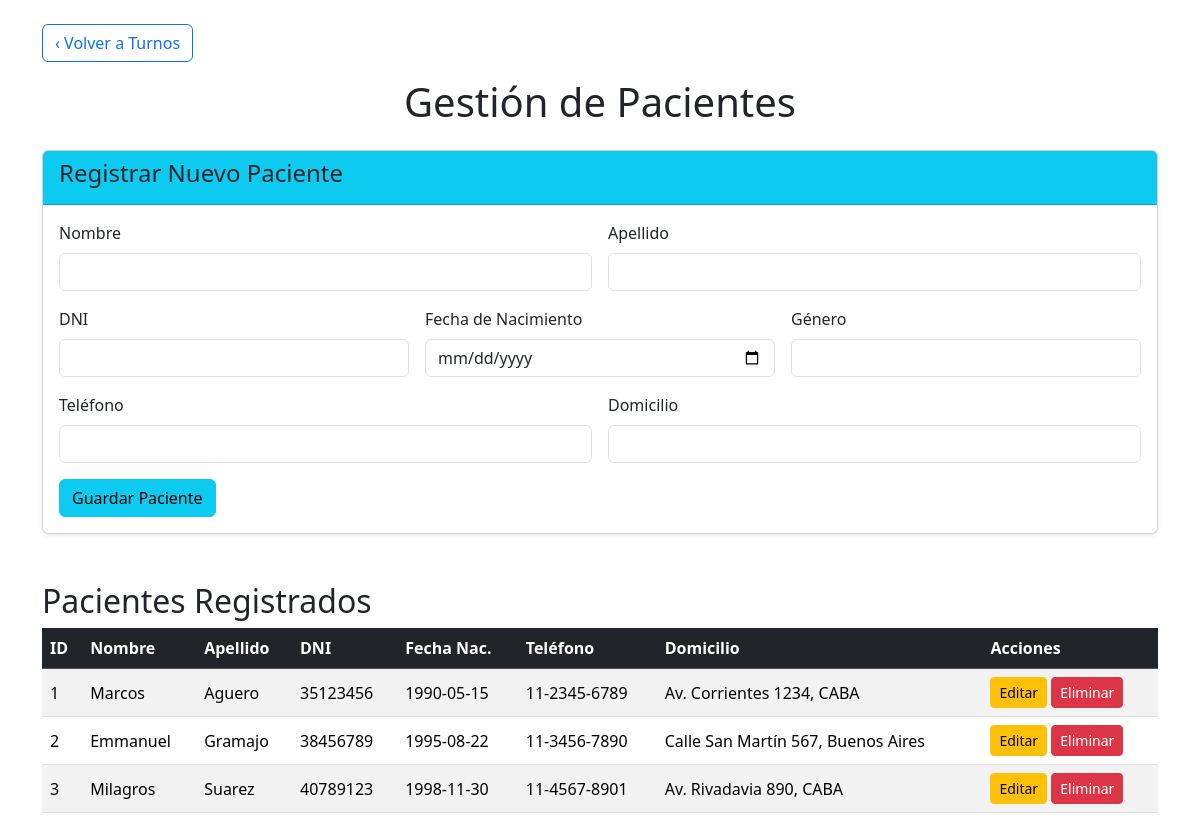
The page /pacientes (signed in) on the database as committed earlier.
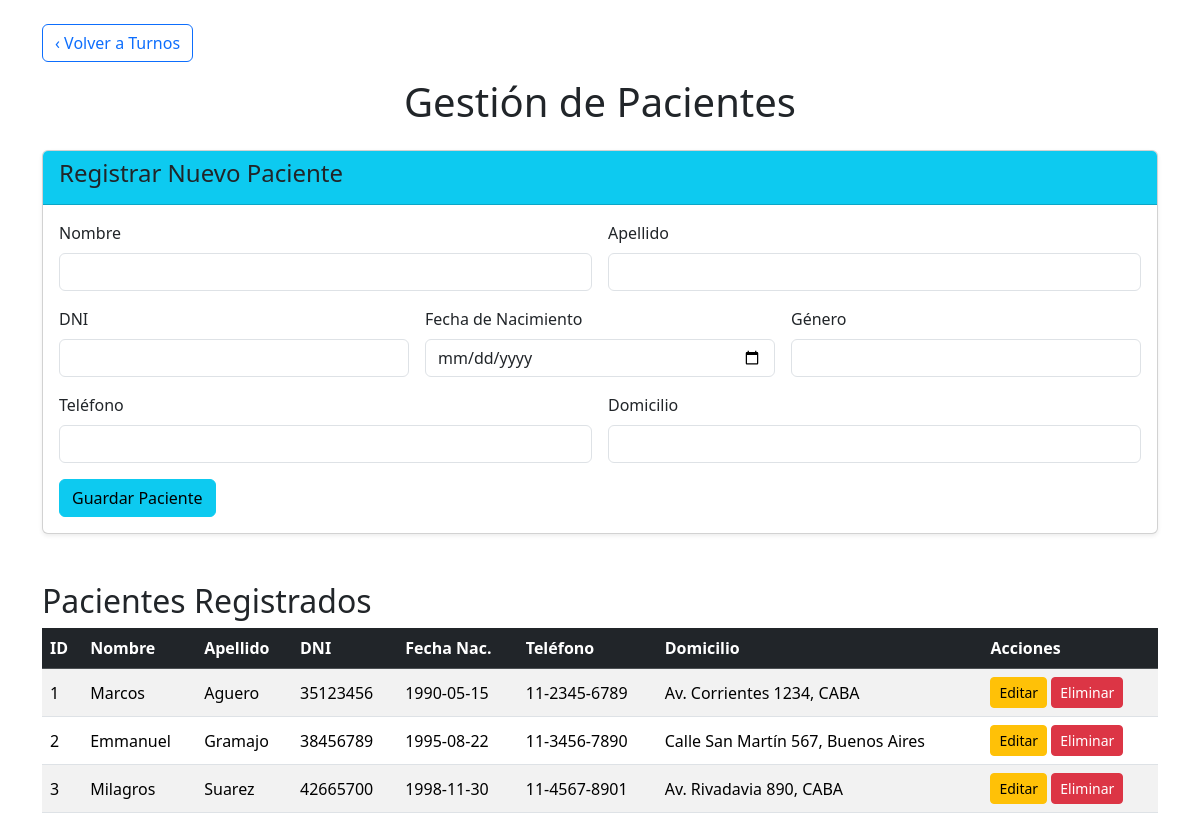
The same page on the database as committed later.
### tables this page shows
CREATE TABLE pacientes (
                    id_paciente INTEGER PRIMARY KEY AUTOINCREMENT,
                    nombre VARCHAR(50) NOT NULL,
                    apellido VARCHAR(50) NOT NULL,
                    dni VARCHAR(20) UNIQUE NOT NULL,
                    fecha_nacimiento DATE NOT NULL,
                    genero VARCHAR(20),
                    telefono VARCHAR(20),
                    domicilio VARCHAR(100)
                );

### app.py (the view)
@app.route('/pacientes')
@login_required
def pacientes_index():
    db = GestionTurnosHospital()
    pacientes = db.consultar_pacientes()
    db.cerrar()
    return render_template('pacientes.html', pacientes=pacientes)

### app.py (called while the page is built)
def login_required(f):
    @wraps(f)
    def decorated_function(*args, **kwargs):
        if 'dni_usuario' not in session:
            flash('Por favor, inicie sesión para acceder', 'warning')
            return redirect(url_for('login'))
        return f(*args, **kwargs)
    return decorated_function

### db_hospital.py (called while the page is built)
    def conectar(self):
        try:
            self.conexion = sqlite3.connect(self.nombre_db)
            self.conexion.row_factory = sqlite3.Row
            self.cursor = self.conexion.cursor()
            return True
        except sqlite3.Error as e:
            print(f"✗ Error al conectar: {e}")
            return False

    def consultar_pacientes(self):
        try:
            self.cursor.execute('SELECT * FROM pacientes ORDER BY apellido')
            return [dict(row) for row in self.cursor.fetchall()]
        except sqlite3.Error as e:
            print(f"✗ Error al consultar pacientes: {e}")
            return []

    def cerrar(self):
        if self.conexion:
            self.conexion.close()

### templates/pacientes.html (shortened to what the changed rows need)
<!DOCTYPE html>
<html lang="es">
<head>
    <link href="https://cdn.jsdelivr.net/npm/bootstrap@5.3.3/dist/css/bootstrap.min.css" rel="stylesheet">
</head>
<body>
    <div class="container mt-4">
        <h1 class="text-center mb-4">Gestión de Pacientes</h1>
        <h2> Pacientes Registrados</h2>
        <div class="table-responsive">
            <table class="table table-striped table-hover align-middle">
                <thead class="table-dark">
                    <tr>
                        <th>ID</th>
                        <th>Nombre</th>
                        <th>Apellido</th>
                        <th>DNI</th>
                        <th>Fecha Nac.</th>
                        <th>Teléfono</th>
                        <th>Domicilio</th>
                        <th>Acciones</th>
                    </tr>
                </thead>
                <tbody>
                    {% for paciente in pacientes %}
                    <tr>
                        <td>{{ paciente.id_paciente }}</td>
                        <td>{{ paciente.nombre }}</td>
                        <td>{{ paciente.apellido }}</td>
                        <td>{{ paciente.dni }}</td>
                        <td>{{ paciente.fecha_nacimiento }}</td>
                        <td>{{ paciente.telefono }}</td>
                        <td>{{ paciente.domicilio }}</td>
                        <td>
                            <a href="{{ url_for('paciente_editar', id_paciente=paciente.id_paciente) }}" class="btn btn-sm btn-warning">
                                Editar
                            </a>
                            <form action="{{ url_for('paciente_eliminar', id_paciente=paciente.id_paciente) }}" method="POST" class="d-inline">
                                <button type="submit" class="btn btn-sm btn-danger" onclick="return confirm('Advertencia: Si este paciente tiene turnos, podría fallar la eliminación. ¿Continuar?')">
                                    Eliminar
                                </button>
                            </form>
                        </td>
                    </tr>
                    {% endfor %}
                </tbody>
            </table>
        </div>
    </div>
</body>
</html>

Rows that differ between the two databases and show on the page:
changed pacientes "Milagros": dni "40789123" → "42665700"
